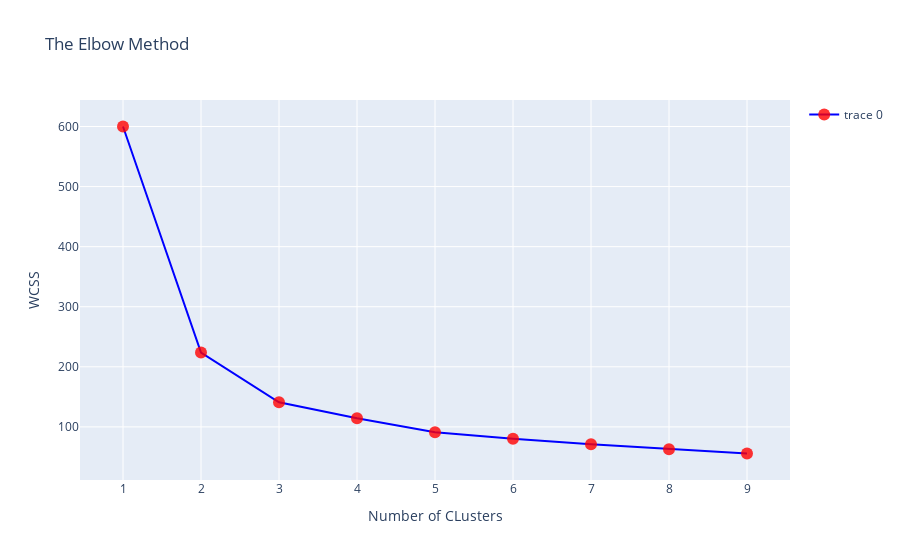

The cell this chart's notebook holds for it:
### Markdown cell above
This method is most useful in determining the optimum number of clusters

### Code cell
trace=go.Scatter(x=[i for i in range(1,10)],y=wcss,
                 mode="lines+markers",
                 marker=dict(size=12,color="red",opacity=0.8),
                 line=dict(color="blue"))

layout=go.Layout(title="The Elbow Method ",showlegend=True,
                 xaxis=dict(title="Number of CLusters"),
                 yaxis=dict(title="WCSS"))

fig=go.Figure(data=[trace],layout=layout)

iplot(fig)

### Figure 1 — Plotly figure (JSON) as saved in the notebook; plotly's stock layout.template omitted (floating-point values rounded to 4 significant figures)
{"data": [{"line": {"color": "blue"}, "marker": {"color": "red", "opacity": 0.8, "size": 12}, "mode": "lines+markers", "type": "scatter", "x": [1, 2, 3, 4, 5, 6, 7, 8, 9], "y": [600, 223.7, 141.0, 114.4, 91.15, 80.23, 70.94, 62.97, 55.71]}], "layout": {"showlegend": true, "title": {"text": "The Elbow Method "}, "xaxis": {"title": {"text": "Number of CLusters"}}, "yaxis": {"title": {"text": "WCSS"}}}}
